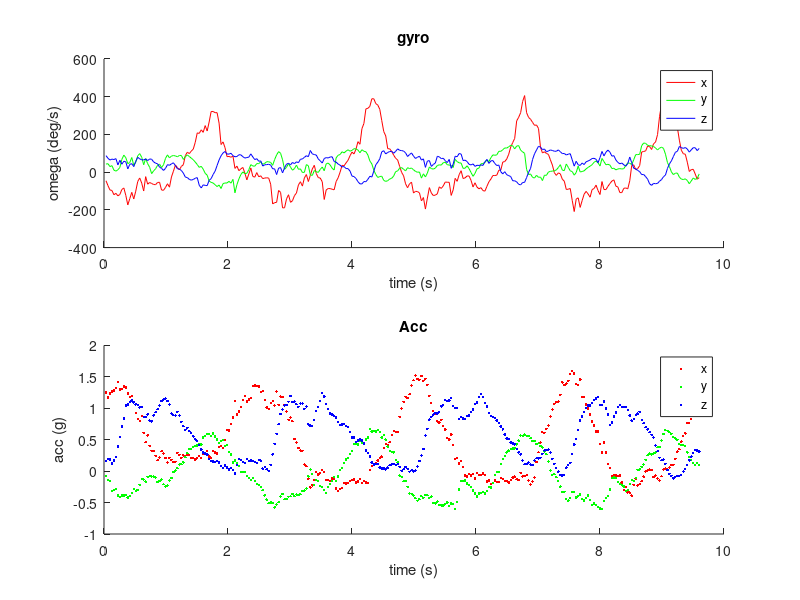

This figure's MATLAB source: (Note: this script raises an error after producing the figure.)
close all
clear
clc

%% import data
addpath('quaternion_library');
addpath('data');
% load static.mat
% load circle1.mat
% load circle2.mat
load circle3.mat

time = 0.032* [1:300];
deg2rad = pi/180;
% gyro.x = gyro.x*deg2rad;
% gyro.y = gyro.y*deg2rad;
% gyro.z = gyro.z*deg2rad;

figure('Name', 'sensor_data');
axis(1) = subplot(2,1,1);
hold on;
plot(time, gyro.x, 'r');
plot(time, gyro.y, 'g');
plot(time, gyro.z, 'b');
legend('x', 'y', 'z');
xlabel('time (s)');
ylabel('omega (deg/s)')
title('gyro');
hold off;
axis(2) = subplot(2,1,2);
hold on;
plot(time, acc.x, 'r.');
plot(time, acc.y, 'g.');
plot(time, acc.z, 'b.');
legend('x', 'y', 'z');
xlabel('time (s)');
ylabel('acc (g)')
title('Acc');
hold off;

%% process

AHRS = MadgwickAHRS('SamplePeriod', 0.032, 'Beta', 0.1);

quat = zeros(length(time), 4);
for t=1:length(time)
    AHRS.UpdateIMU([gyro.x(t), gyro.y(t), gyro.z(t)+0.13034]*deg2rad, [acc.x(t), acc.y(t), acc.z(t)]);
    quat(t,:) = AHRS.Quaternion;
end
euler = quatern2euler(quaternConj(quat)) * (180/pi);

figure('Name', 'Euler Angles');
hold on;
plot(time, euler(:,1), 'r');
plot(time, euler(:,2), 'g');
plot(time, euler(:,3), 'b');
title('Euler angles');
xlabel('Time (s)');
ylabel('Angle (deg)');
legend('roll', 'pitch', 'yaw');
hold off; grid on;




